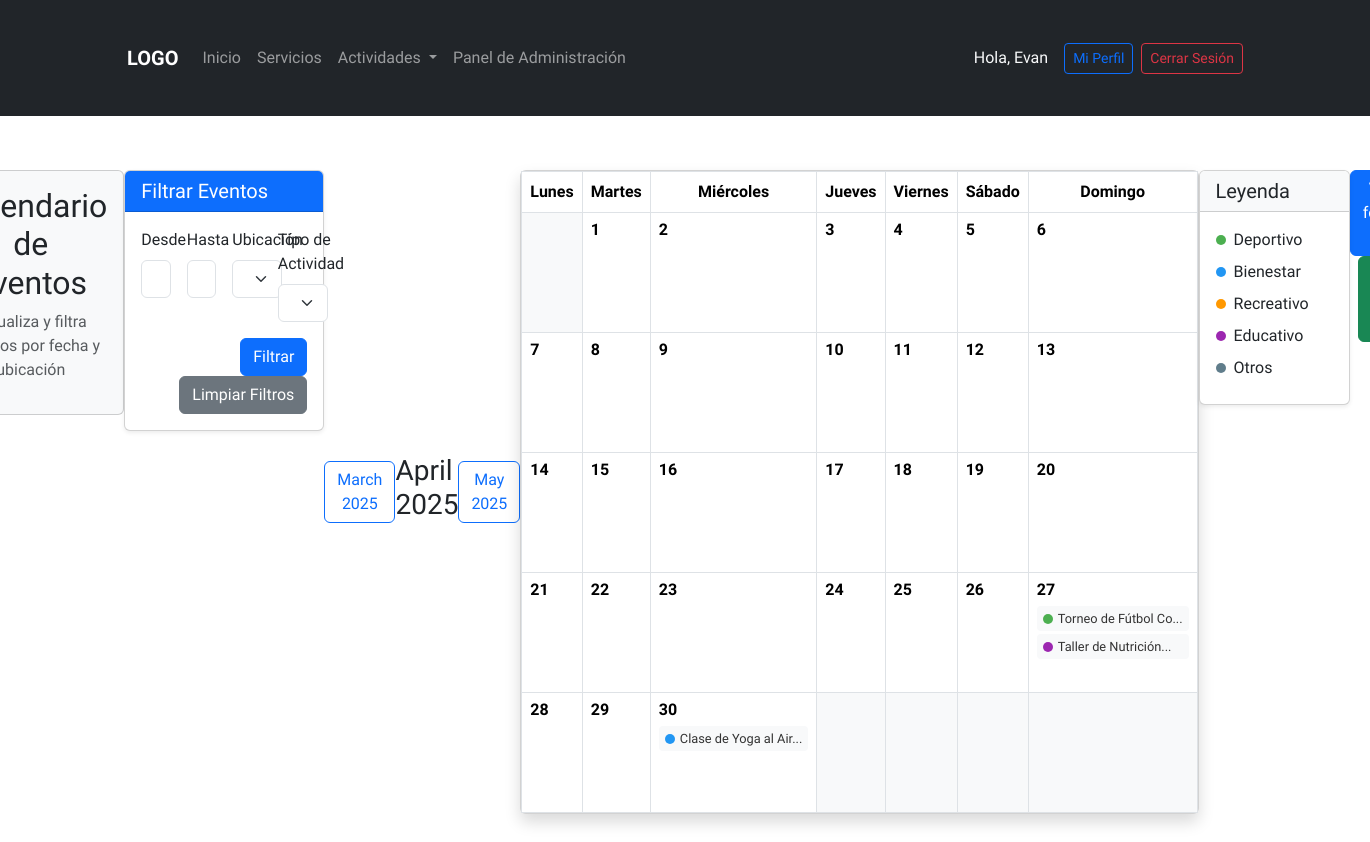
The page /calendario_eventos.php (signed in) on the database its author committed.
### tables this page shows
CREATE TABLE `eventos` (
  `EVENTO_ID` int(11) NOT NULL,
  `NOMBRE` varchar(100) DEFAULT NULL,
  `FECHA` date DEFAULT NULL,
  `UBICACION` varchar(255) DEFAULT NULL,
  `TIPO_ACTIVIDAD` varchar(100) DEFAULT NULL,
  `DESCRIPCION` varchar(255) DEFAULT NULL,
  `ORGANIZADOR_ID` int(11) DEFAULT NULL
);

### calendario_eventos.php (the view, shortened to what this page needs)
<?php
require_once('functions/conexion.php');
require_once('functions/user_roles.php');
require_once('includes/header.php');
require_once('includes/navbar.php');
$filtro_ubicacion = isset($_GET['ubicacion']) ? $_GET['ubicacion'] : '';
$filtro_fecha_inicio = isset($_GET['fecha_inicio']) ? $_GET['fecha_inicio'] : '';
$filtro_fecha_fin = isset($_GET['fecha_fin']) ? $_GET['fecha_fin'] : '';
$filtro_tipo = isset($_GET['tipo']) ? $_GET['tipo'] : '';
$query = "SELECT EVENTO_ID, NOMBRE, FECHA, UBICACION, TIPO_ACTIVIDAD, DESCRIPCION
          FROM eventos
          WHERE 1=1";
$query .= " ORDER BY FECHA ASC";
$stmt = $conexion->prepare($query);
if ($stmt) {
    $stmt->execute();
    $result = $stmt->get_result();
    $eventos = [];
    if ($result && $result->num_rows > 0) {
        while ($evento = $result->fetch_assoc()) {
            $eventos[] = $evento;
        }
    }
} else {
    echo "Error en la consulta: " . $conexion->error;
}
$eventos_por_fecha = [];
foreach ($eventos as $evento) {
    $fecha = new DateTime($evento['FECHA']);
    $año_mes = $fecha->format('Y-m');
    $dia = $fecha->format('d');
    if (!isset($eventos_por_fecha[$año_mes])) {
        $eventos_por_fecha[$año_mes] = [];
    }
    if (!isset($eventos_por_fecha[$año_mes][$dia])) {
        $eventos_por_fecha[$año_mes][$dia] = [];
    }
    $eventos_por_fecha[$año_mes][$dia][] = $evento;
}
$mes_actual = isset($_GET['mes']) ? $_GET['mes'] : date('Y-m');
$fecha_mes = new DateTime($mes_actual . '-01');
$primer_dia_mes = (int)$fecha_mes->format('N');
$dias_mes = (int)$fecha_mes->format('t');
?>
<div class="container mt-4">
    <div class="row mb-4">
        <div class="col-12">
            <div class="card bg-light">
                <div class="card-body">
                    <h2 class="text-center">Calendario de Eventos</h2>
                    <p class="text-center text-muted">Visualiza y filtra eventos por fecha y ubicación</p>
                </div>
            </div>
        </div>
    </div>
    <div class="row mb-4">
        <div class="col-md-12">
            <div class="card shadow-sm">
                <div class="card-header bg-primary text-white">
                    <h5 class="mb-0"><i class="fas fa-filter"></i> Filtrar Eventos</h5>
                </div>
                <div class="card-body">
                    <form method="GET" action="calendario_eventos.php" class="row g-3">
                        <div class="col-md-3">
                            <label for="fecha_inicio" class="form-label">Desde</label>
                            <input type="date" class="form-control" id="fecha_inicio" name="fecha_inicio"
                                   value="<?php echo $filtro_fecha_inicio; ?>">
                        </div>
                        <div class="col-md-3">
                            <label for="fecha_fin" class="form-label">Hasta</label>
                            <input type="date" class="form-control" id="fecha_fin" name="fecha_fin"
                                   value="<?php echo $filtro_fecha_fin; ?>">
                        </div>
                        <div class="col-md-3">
                            <label for="ubicacion" class="form-label">Ubicación</label>
                            <select class="form-select" id="ubicacion" name="ubicacion">
                                <option value="">Todas las ubicaciones</option>
                            </select>
                        </div>
                        <div class="col-md-3">
                            <label for="tipo" class="form-label">Tipo de Actividad</label>
                            <select class="form-select" id="tipo" name="tipo">
                                <option value="">Todos los tipos</option>
                            </select>
                        </div>
                        <div class="col-md-12 text-end">
                            <button type="submit" class="btn btn-primary">
                                <i class="fas fa-search"></i> Filtrar
                            </button>
                            <a href="calendario_eventos.php" class="btn btn-secondary">
                                <i class="fas fa-undo"></i> Limpiar Filtros
                            </a>
                        </div>
                    </form>
                </div>
            </div>
        </div>
    </div>
    <div class="row mb-4">
        <div class="col-12 d-flex justify-content-between align-items-center">
            <?php
            $mes_anterior = new DateTime($mes_actual . '-01');
            $mes_anterior->modify('-1 month');
            $mes_siguiente = new DateTime($mes_actual . '-01');
            $mes_siguiente->modify('+1 month');
            ?>
            <a href="?mes=<?php echo $mes_anterior->format('Y-m'); ?>&ubicacion=<?php echo urlencode($filtro_ubicacion); ?>&fecha_inicio=<?php echo urlencode($filtro_fecha_inicio); ?>&fecha_fin=<?php echo urlencode($filtro_fecha_fin); ?>&tipo=<?php echo urlencode($filtro_tipo); ?>" class="btn btn-outline-primary">
                <i class="fas fa-chevron-left"></i> <?php echo $mes_anterior->format('F Y'); ?>
            </a>
            <h3><?php echo $fecha_mes->format('F Y'); ?></h3>
            <a href="?mes=<?php echo $mes_siguiente->format('Y-m'); ?>&ubicacion=<?php echo urlencode($filtro_ubicacion); ?>&fecha_inicio=<?php echo urlencode($filtro_fecha_inicio); ?>&fecha_fin=<?php echo urlencode($filtro_fecha_fin); ?>&tipo=<?php echo urlencode($filtro_tipo); ?>" class="btn btn-outline-primary">
                <?php echo $mes_siguiente->format('F Y'); ?> <i class="fas fa-chevron-right"></i>
            </a>
        </div>
    </div>
    <div class="row mb-4">
        <div class="col-12">
            <div class="card shadow">
                <div class="card-body p-0">
                    <table class="table table-bordered calendar-table mb-0">
                        <thead class="bg-light">
                            <tr>
                                <th class="text-center">Lunes</th>
                                <th class="text-center">Martes</th>
                                <th class="text-center">Miércoles</th>
                                <th class="text-center">Jueves</th>
                                <th class="text-center">Viernes</th>
                                <th class="text-center">Sábado</th>
                                <th class="text-center">Domingo</th>
                            </tr>
                        </thead>
                        <tbody>
                            <?php
                            $semanas = ceil(($primer_dia_mes + $dias_mes - 1) / 7);
                            $dia_contador = 1 - ($primer_dia_mes - 1);
                            for ($semana = 1; $semana <= $semanas; $semana++) {
                                echo '<tr style="height: 120px;">';
                                for ($dia_semana = 1; $dia_semana <= 7; $dia_semana++) {
                                    echo '<td class="position-relative';
                                    if ($dia_contador <= 0 || $dia_contador > $dias_mes) {
                                        echo ' bg-light">';
                                        echo '</td>';
                                    } else {
                                        $tiene_eventos = isset($eventos_por_fecha[$mes_actual][$dia_contador < 10 ? '0' . $dia_contador : $dia_contador]);
                                        if ($tiene_eventos) {
                                            echo ' has-events">';
                                        } else {
                                            echo '">';
                                        }
                                        echo '<div class="date-number">' . $dia_contador . '</div>';
                                        if ($tiene_eventos) {
                                            $eventos_dia = $eventos_por_fecha[$mes_actual][$dia_contador < 10 ? '0' . $dia_contador : $dia_contador];
                                            echo '<div class="events-container">';
                                            foreach ($eventos_dia as $index => $evento) {
                                                echo '<a href="detalle_evento.php?id=' . $evento['EVENTO_ID'] . '" class="event-item" data-bs-toggle="tooltip" title="' . htmlspecialchars($evento['NOMBRE']) . '">';
                                                echo '<div class="event-dot" style="background-color: ' . generarColorPorTipo($evento['TIPO_ACTIVIDAD']) . '"></div>';
                                                echo '<div class="event-title">' . htmlspecialchars(substr($evento['NOMBRE'], 0, 20)) . (strlen($evento['NOMBRE']) > 20 ? '...' : '') . '</div>';
                                                echo '</a>';
                                            }
                                            echo '</div>';
                                        }
                                        echo '</td>';
                                    }
                                    $dia_contador++;
                                }
                                echo '</tr>';
                            }
                            function generarColorPorTipo($tipo) {
                                $colores = [
                                    'Deportivo' => '#4CAF50',
                                    'Bienestar' => '#2196F3',
                                    'Recreativo' => '#FF9800',
                                    'Educativo' => '#9C27B0',
                                ];
                                return isset($colores[$tipo]) ? $colores[$tipo] : '#607D8B';
                            }
                            ?>
                        </tbody>
                    </table>
                </div>
            </div>
        </div>
    </div>
    <div class="row mb-4">
        <div class="col-12">
            <div class="card shadow-sm">
                <div class="card-header bg-light">
                    <h5 class="mb-0"><i class="fas fa-info-circle"></i> Leyenda</h5>
                </div>
                <div class="card-body">
                    <div class="d-flex flex-wrap">
                        <div class="me-4 mb-2">
                            <div class="d-flex align-items-center">
                                <div class="event-dot me-2" style="background-color: #4CAF50;"></div>
                                <div>Deportivo</div>
                            </div>
                        </div>
                        <div class="me-4 mb-2">
                            <div class="d-flex align-items-center">
                                <div class="event-dot me-2" style="background-color: #2196F3;"></div>
                                <div>Bienestar</div>
                            </div>
                        </div>
                        <div class="me-4 mb-2">
                            <div class="d-flex align-items-center">
                                <div class="event-dot me-2" style="background-color: #FF9800;"></div>
                                <div>Recreativo</div>
                            </div>
                        </div>
                        <div class="me-4 mb-2">
                            <div class="d-flex align-items-center">
                                <div class="event-dot me-2" style="background-color: #9C27B0;"></div>
                                <div>Educativo</div>
                            </div>
                        </div>
                        <div class="me-4 mb-2">
                            <div class="d-flex align-items-center">
                                <div class="event-dot me-2" style="background-color: #607D8B;"></div>
                                <div>Otros</div>
                            </div>
                        </div>
                    </div>
                </div>
            </div>
        </div>
    </div>
    <div class="row mb-4">
        <div class="col-12 text-center">
            <a href="ver_eventos.php" class="btn btn-primary">
                <i class="fas fa-list"></i> Ver en formato lista
            </a>
            <?php if (isset($_SESSION['usuario']) && tieneRol('admin')): ?>
                <a href="crear_evento.php" class="btn btn-success ms-2">
                </a>
            <?php endif; ?>
        </div>
    </div>
</div>
<?php require_once('includes/footer.php'); ?>

### assets/css/styles.css (style rules this page uses)
* { text-decoration: none; list-style: none; font-family: "Work Sans", sans-serif; margin: 0; padding: 0; }

### assets/css/solicitudes.css (style rules this page uses)
body { font-family: Arial, sans-serif; margin: 0; padding: 0; background-color: #f5f5f5; }
.container { display: flex; justify-content: center; padding: 30px; }

### includes/header.php (style rules this page uses)
body { overflow-x: hidden; }

### calendario_eventos.php (style rules this page uses)
.calendar-table th, .calendar-table td { width: 14.28%; }
.date-number { font-weight: bold; position: absolute; top: 5px; left: 8px; }
.events-container { margin-top: 25px; max-height: 85px; overflow-y: auto; }
.event-item { display: flex; align-items: center; background-color: #f8f9fa; border-radius: 4px; padding: 3px 6px; margin-bottom: 3px; text-decoration: none; color: #333; font-size: 0.8rem; }
.event-dot { width: 10px; height: 10px; border-radius: 50%; margin-right: 5px; flex-shrink: 0; }
.event-title { white-space: nowrap; overflow: hidden; text-overflow: ellipsis; }
.has-events { background-color: #f8fff8; }

### rows shown on the page
eventos: NOMBRE "Torneo de Fútbol Co"
eventos: NOMBRE "Taller de Nutrición"
eventos: NOMBRE "Clase de Yoga al Air"

### other values the page prints
$contenido "Panel de Administración"
$_SESSION['usuario']['NOMBRE'] "Evan"
$mes_anterior->format('F Y') "March 2025"
$fecha_mes->format('F Y') "April 2025"
$mes_siguiente->format('F Y') "May 2025"
